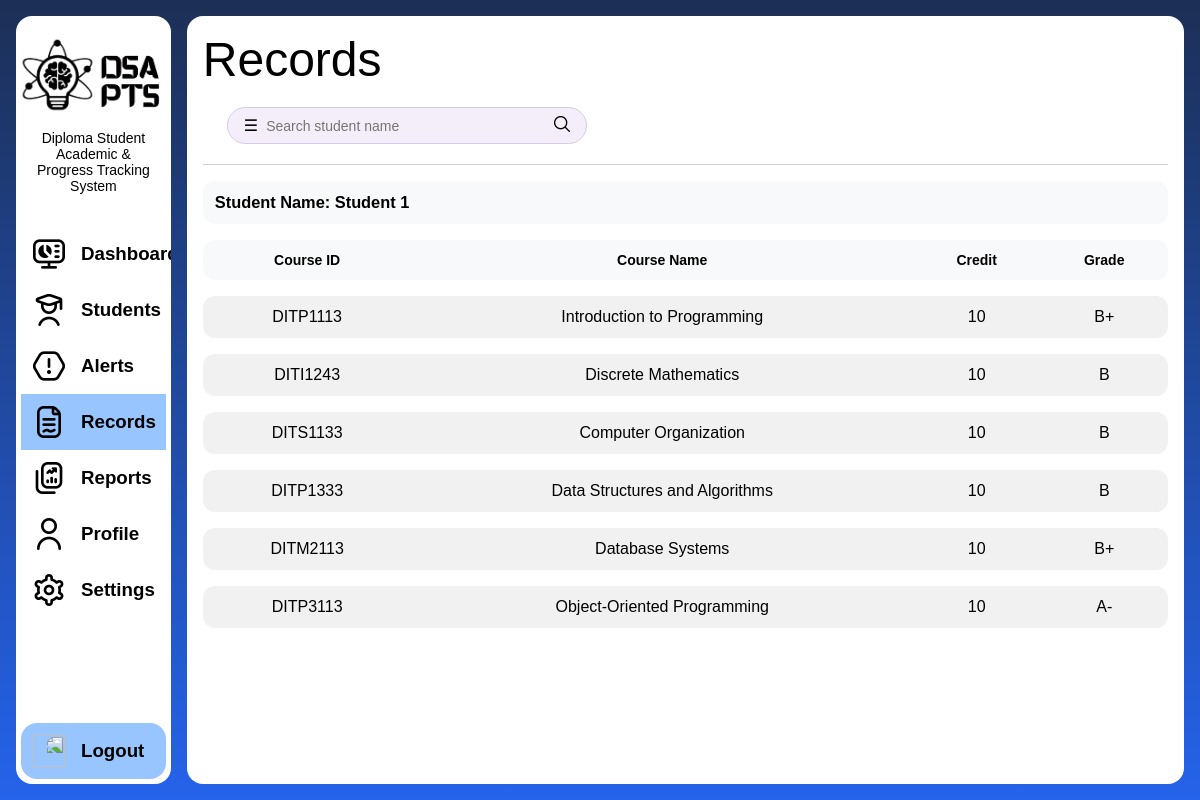
Page /advisor/advisor-records.php?user_id=6 on the earlier database version.
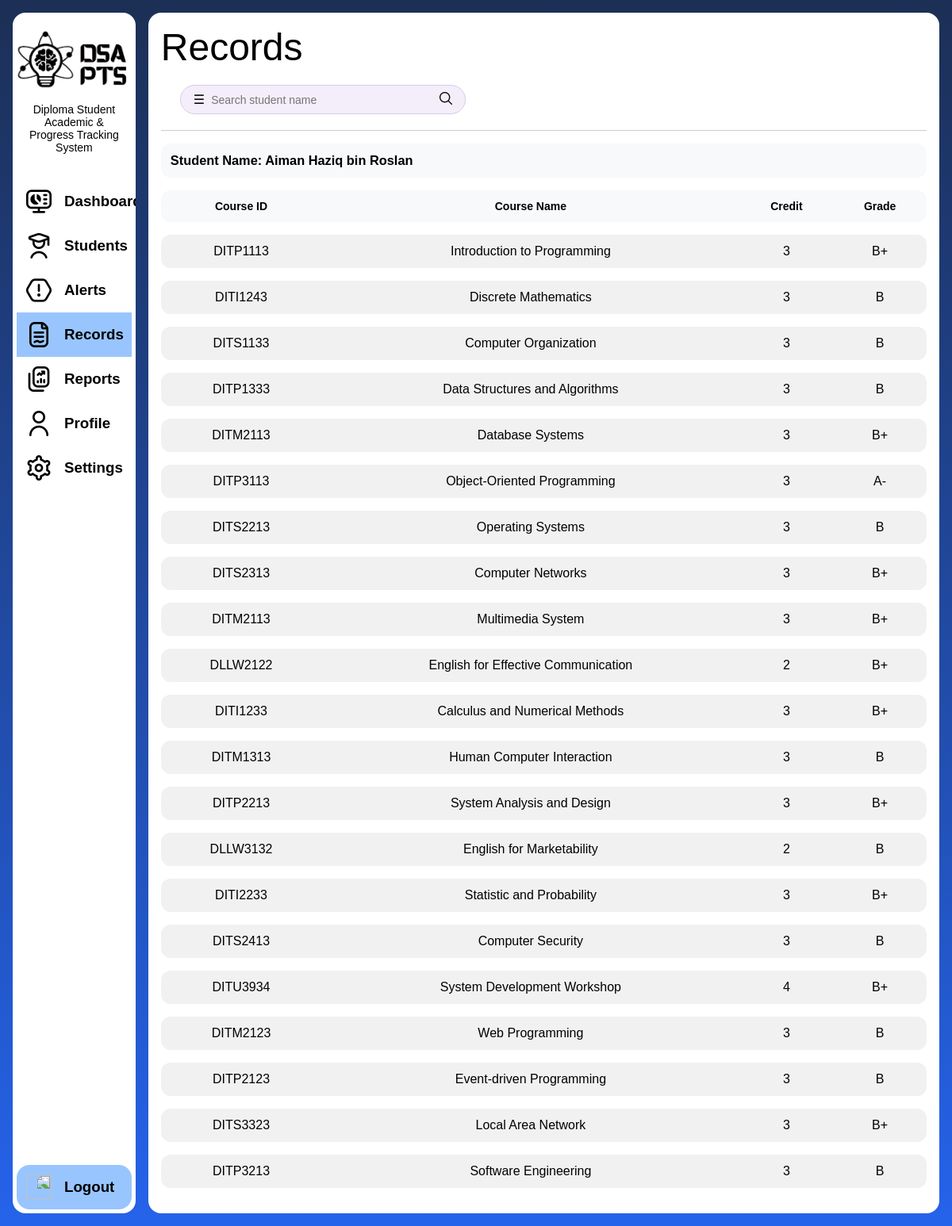
Same page on the later database version.
### tables this page shows
CREATE TABLE `student` (
  `user_id` int(11) NOT NULL,
  `program_id` int(11) DEFAULT NULL,
  `advisor_id` int(11) DEFAULT NULL,
  `CGPA` decimal(3,2) DEFAULT NULL,
  `muet_status` varchar(20) DEFAULT NULL,
  `total_credit_taken` int(11) DEFAULT NULL,
  `plan_to_degree` enum('Yes','No') DEFAULT NULL,
  `preferred_degree_field` varchar(100) DEFAULT NULL
);

CREATE TABLE `user` (
  `user_id` int(11) NOT NULL,
  `login_id` varchar(10) NOT NULL,
  `name` varchar(100) NOT NULL,
  `email` varchar(100) NOT NULL,
  `password` varchar(255) NOT NULL,
  `profile_picture` varchar(255) DEFAULT NULL,
  `address` varchar(255) DEFAULT NULL,
  `phone_number` varchar(20) DEFAULT NULL
);

CREATE TABLE `student_subject` (
  `user_id` int(11) NOT NULL,
  `subject_id` int(11) NOT NULL,
  `semester_id` int(11) NOT NULL,
  `grade` varchar(2) DEFAULT NULL,
  `status` varchar(20) DEFAULT NULL,
  `attempt_no` int(11) DEFAULT NULL
);

CREATE TABLE `subject` (
  `subject_id` int(11) NOT NULL,
  `subject_name` varchar(100) NOT NULL,
  `credit_hours` int(11) DEFAULT NULL,
  `program_id` int(11) DEFAULT NULL,
  `semester_id` int(11) DEFAULT NULL,
  `subject_code` varchar(20) DEFAULT NULL
);

CREATE TABLE `semester` (
  `semester_id` int(11) NOT NULL,
  `semester_name` varchar(20) DEFAULT NULL,
  `semester_type` varchar(20) DEFAULT NULL,
  `sem_credit_hours` int(11) DEFAULT NULL,
  `start_date` date DEFAULT NULL,
  `end_date` date DEFAULT NULL
);

### models/functions.php (called while the page is built, shortened)
<?php
function getUserById($conn, $table, $idColumn, $user_id)
{
    $result = $conn->query("
    SELECT $table.*, user.*
    FROM $table
    INNER JOIN user ON $table.user_id = user.user_id
    WHERE $idColumn = '$user_id' LIMIT 1");
    return $result->fetch_assoc();
}
function getStudentSubjects($conn, $userId)
{
    $sql = "
        SELECT student_subject.*, subject.*, semester.*
        FROM student_subject
        INNER JOIN subject ON student_subject.subject_id = subject.subject_id
        INNER JOIN semester ON student_subject.semester_id = semester.semester_id
        WHERE student_subject.user_id = '$userId'
    ";
    $result = $conn->query($sql);
    $data = [];
    while ($row = $result->fetch_assoc()) {
        $data[] = $row;
    }
    return $data;
}

### advisor/advisor-records.php (the view, shortened to what this page needs)
<!DOCTYPE html>
<html lang="en">
<head>
    <link rel="stylesheet" href="../style/layout.css">
    <link rel="stylesheet" href="../style/advisor.css">
    <link rel="stylesheet" href="../style/styles.css">
</head>
<body class="page-body main-gradient-bg">
    <?php
    include("components/sidebar-advisor.php");
    include("../models/functions.php");
    $keyword = $_GET['search'] ?? '';
    $userId = $_GET['user_id'] ?? null;
    $subjects = [];
    if ($userId) {
        $subjects = getStudentSubjects($conn, $userId);
    } elseif ($keyword) {
        $students = searchAdvisorStudents($conn, $_SESSION['user_id'], $keyword);
    }
    $studentName = '';
    if ($userId) {
        $student = getUserById($conn, "student", "student.user_id", $userId);
        $studentName = $student['name'] ?? '';
    }
    ?>
    <main class="main-content main-rounded">
        <h1 class="content-title">Records</h1>
        <div class="toolbar">
            <div class="search-wrapper">
                <form class="search" method="GET" action="">
                    <span>☰</span>
                    <input
                        type="text"
                        name="search"
                        placeholder="Search student name"
                        value="<?= $keyword ?>">
                    <button type="submit" style="background:none;border:none;cursor:pointer;">
                        <img src="../assets/icons/search.png" alt="" style="height: 16px;">
                    </button>
                </form>
            </div>
        </div>
        <table>
            <thead>
                <tr>
                    <th colspan="4" style="text-align:left;">
                        <h3>Student Name: <?= $studentName ?></h3>
                </tr>
                <tr>
                    <th>Course ID</th>
                    <th>Course Name</th>
                    <th>Credit</th>
                    <th>Grade</th>
                </tr>
            </thead>
            <tbody>
                <?php if (!$userId): ?>
                    <tr>
                        <td colspan="4" style="text-align:center;">
                            Search and select a student
                        </td>
                    </tr>
                <?php else: ?>
                    <?php foreach ($subjects as $s): ?>
                        <tr>
                            <td><?= $s['subject_code'] ?></td>
                            <td><?= $s['subject_name'] ?></td>
                            <td><?= $s['credit_hours'] ?></td>
                            <td><?= $s['grade'] ?></td>
                        </tr>
                    <?php endforeach; ?>
                <?php endif; ?>
            </tbody>
        </table>
    </main>
</body>

Differences in the rows shown:
removed student_subject: subject.subject_code "DITM2113", subject.subject_name "Database Systems", semester.credit_hours "10", grade "B+"
changed student: user_id.name "Student 1" → "Aiman Haziq bin Roslan"
computed for student_subject "DITP1113": subject.credit_hours "10" → "3"
computed for student_subject "DITI1243": subject.credit_hours "10" → "3"
changed through a linked row, student_subject "DITS1133": subject.credit_hours "10" → "3"
changed through a linked row, student_subject "DITP1333": subject.credit_hours "10" → "3"
added student_subject: subject.subject_code "DITM2113", subject.subject_name "Database Systems", subject.credit_hours "3", grade "B+"
computed for student_subject "DITP3113": subject.credit_hours "10" → "3"
added student_subject: subject.subject_code "DITS2213", subject.subject_name "Operating Systems", subject.credit_hours "3", grade "B"
added student_subject: subject.subject_code "DITS2313", subject.subject_name "Computer Networks", subject.credit_hours "3", grade "B+"
added student_subject: subject.subject_code "DITM2113", subject.subject_name "Multimedia System", subject.credit_hours "3", grade "B+"
added student_subject: subject.subject_code "DLLW2122", subject.subject_name "English for Effective Communication", subject.credit_hours "2", grade "B+"
added student_subject: subject.subject_code "DITI1233", subject.subject_name "Calculus and Numerical Methods", subject.credit_hours "3", grade "B+"
added student_subject: subject.subject_code "DITM1313", subject.subject_name "Human Computer Interaction", subject.credit_hours "3", grade "B"
added student_subject: subject.subject_code "DITP2213", subject.subject_name "System Analysis and Design", subject.credit_hours "3", grade "B+"
added student_subject: subject.subject_code "DLLW3132", subject.subject_name "English for Marketability", subject.credit_hours "2", grade "B"
added student_subject: subject.subject_code "DITI2233", subject.subject_name "Statistic and Probability", subject.credit_hours "3", grade "B+"
added student_subject: subject.subject_code "DITS2413", subject.subject_name "Computer Security", subject.credit_hours "3", grade "B"
added student_subject: subject.subject_code "DITU3934", subject.subject_name "System Development Workshop", subject.credit_hours "4", grade "B+"
added student_subject: subject.subject_code "DITM2123", subject.subject_name "Web Programming", subject.credit_hours "3", grade "B"
added student_subject: subject.subject_code "DITP2123", subject.subject_name "Event-driven Programming", subject.credit_hours "3", grade "B"
added student_subject: subject.subject_code "DITS3323", subject.subject_name "Local Area Network", subject.credit_hours "3", grade "B+"
added student_subject: subject.subject_code "DITP3213", subject.subject_name "Software Engineering", subject.credit_hours "3", grade "B"
